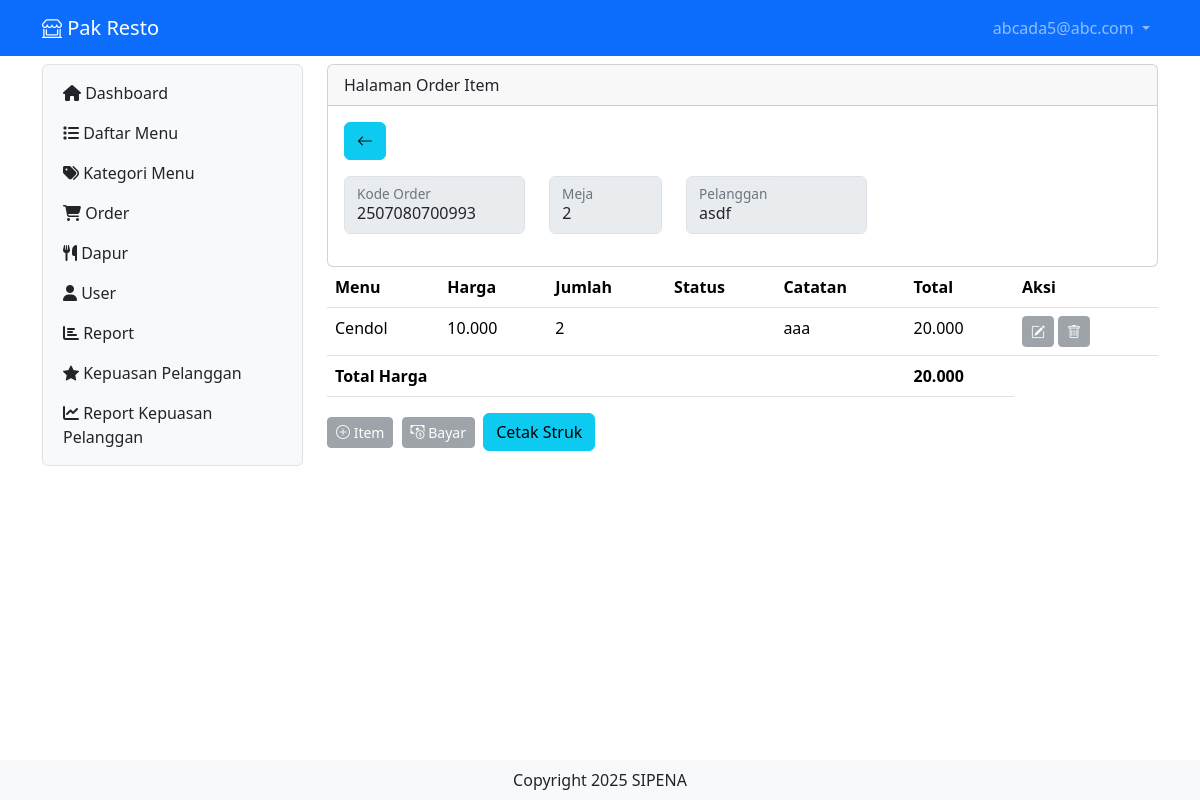
/?x=orderitem&order=2507080700993&meja=2&pelanggan=asdf (signed in), run on the app's committed database.
### tables this page shows
CREATE TABLE `user` (
  `id` int(11) NOT NULL,
  `username` varchar(200) NOT NULL,
  `password` varchar(200) NOT NULL,
  `level` int(1) NOT NULL,
  `nama` varchar(200) NOT NULL,
  `nohp` varchar(15) NOT NULL,
  `alamat` varchar(300) NOT NULL
);

CREATE TABLE `list_order` (
  `id_list_order` int(10) NOT NULL,
  `menu` int(10) NOT NULL,
  `kode_order` bigint(10) NOT NULL,
  `jumlah` int(10) NOT NULL,
  `catatan` varchar(1000) NOT NULL,
  `status` int(50) NOT NULL
);

CREATE TABLE `daftar_menu` (
  `id` int(10) NOT NULL,
  `foto` varchar(200) NOT NULL,
  `nama_menu` varchar(2000) NOT NULL,
  `keterangan` varchar(200) NOT NULL,
  `kategori` int(5) NOT NULL,
  `harga` varchar(100) NOT NULL,
  `stok` int(50) NOT NULL
);

### orderitem.php (the view, shortened to what this page needs)
<?php
   include 'proses/connect.php';
   $query = mysqli_query($conn, "SELECT *, SUM(harga * jumlah) AS harganya, tb_order.waktu_order FROM list_order
       LEFT JOIN tb_order ON tb_order.id_order = list_order.kode_order
       LEFT JOIN daftar_menu ON daftar_menu.id = list_order.menu
       LEFT JOIN bayar ON bayar.id_bayar = tb_order.id_order
       GROUP BY id_list_order
       HAVING list_order.kode_order = $_GET[order]");
   $kode = $_GET['order'];
   $meja = $_GET['meja'];
   $pelanggan = $_GET['pelanggan'];
   while ($record = mysqli_fetch_array($query)) {
       $result[] = $record;
   }
   $select_menu = mysqli_query($conn, "SELECT id,nama_menu FROM daftar_menu");
   ?>
<div class="col-lg-9 mt-2">
    <div class="card">
        <div class="card-header">
            Halaman Order Item
        </div>
        <div class="card-body">
            <a class="btn btn-info mb-3" href="order"><i class="bi bi-arrow-left"></i></a>
            <div class="row">
                <div class="col-lg-3">
                    <div class="form-floating mb-3">
                        <input disabled type="text" class="form-control" id="kodeorder" value="<?php echo $kode ?>">
                        <label for="uploadfoto">Kode Order</label>
                    </div>
                </div>
                <div class="col-lg-2">
                    <div class="form-floating mb-3">
                        <input disabled type="text" class="form-control" id="meja" value="<?php echo $meja ?>">
                        <label for="uploadfoto">Meja</label>
                    </div>
                </div>
                <div class="col-lg-3">
                    <div class="form-floating mb-3">
                        <input disabled type="text" class="form-control" id="pelanggan" value="<?php echo $pelanggan ?>">
                        <label for="uploadfoto">Pelanggan</label>
                    </div>
                </div>
            </div>
        </div>
    </div>
    <?php
       if (empty($result)) {
           echo "Data Menu Makanan atau Minuman tidak ada";
       } else {
           foreach ($result as $row) {
       ?>
            <div class="modal fade" id="ModalEdit<?php echo $row['id_list_order'] ?>" tabindex="-1" aria-labelledby="ModalEdit" aria-hidden="true">
                <div class="modal-dialog modal-lg modal-fullscreen-md-down">
                    <div class="modal-content">
                        <div class="modal-header">
                            <h1 class="modal-title fs-5" id="exampleModalLabel">Tambah Menu Makanan Dan Minuman</h1>
                            <button type="button" class="btn-close" data-bs-dismiss="modal" aria-label="Close"></button>
                        </div>
                        <div class="modal-body">
                            <form action="proses/proses_edit_orderitem.php" method="POST" class="needs-validation" novalidate>
                                <input type="hidden" name="id" value="<?php echo $row['id_list_order'] ?>">
                                <input type="hidden" name="kode_order" value="<?php echo $kode ?>">
                                <input type="hidden" name="meja" value="<?php echo $meja ?>">
                                <input type="hidden" name="pelanggan" value="<?php echo $pelanggan ?>">
                                <div class="row">
                                    <div class="col-lg-6">
                                        <div class="form-floating mb-3">
                                            <select class="form-select" name="menu" id="">
                                                <option selected hidden value="">Pilih Menu</option>
                                                <?php
                                                   foreach ($select_menu as $value) {
                                                       if ($row['menu'] == $value['id']) {
                                                           echo "<option selected value=$value[id]>$value[nama_menu]</option>";
                                                       } else {
                                                           echo "<option value=$value[id]>$value[nama_menu]</option>";
                                                       }
                                                   }
                                                   ?>
                                            </select>
                                            <label for="menu">Menu Makanan/Minuman</label>
                                            <div class="invalid-feedback">
                                                Pilih Menu
                                            </div>
                                        </div>
                                    </div>
                                    <div class="col-lg-4">
                                        <div class="form-floating mb-3">
                                            <input type="number" class="form-control" id="floatingInput" placeholder="jumlah" name="jumlah" required value="<?php echo $row['jumlah'] ?>">
                                            <label for="floatingInput">Jumlah Porsi</label>
                                            <div class="invalid-feedback">
                                                Masukkan Jumlah Porsi
                                            </div>
                                        </div>
                                    </div>
                                </div>
                                <div class="col-lg-12">
                                    <div class="form-floating mb-3">
                                        <input type="text" class="form-control" id="floatingInput" placeholder="catatan" name="catatan" required value="<?php echo $row['catatan'] ?>">
                                        <label for="floatingInput">Catatan</label>
                                        <div class="invalid-feedback">
                                            Masukkan Catatan
                                        </div>
                                    </div>
                                </div>
                        </div>
                        <div class="modal-footer">
                            <button type="button" class="btn btn-secondary" data-bs-dismiss="modal">Close</button>
                            <button type="submit" class="btn btn-primary" name="edit_orderitem_validate" value="12345">Save changes</button>
                        </div>
                        </form>
                    </div>
                </div>
            </div>
            <div class="modal fade" id="ModalDelet<?php echo $row['id_list_order'] ?>" tabindex="-1" aria-labelledby="ModalDelet" aria-hidden="true">
                <div class="modal-dialog modal-md modal-fullscreen-md-down">
                    <div class="modal-content">
                        <div class="modal-header">
                            <h1 class="modal-title fs-5" id="exampleModalLabel">Delete Data Menu</h1>
                            <button type="button" class="btn-close" data-bs-dismiss="modal" aria-label="Close"></button>
                        </div>
                        <div class="modal-body">
                            <form action="proses/proses_delete_orderitem.php" method="POST" class="needs-validation" novalidate>
                                <input type="hidden" value="<?php echo $row['id_list_order'] ?>" name="id">
                                <input type="hidden" name="kode_order" value="<?php echo $kode ?>">
                                <input type="hidden" name="meja" value="<?php echo $meja ?>">
                                <input type="hidden" name="pelanggan" value="<?php echo $pelanggan ?>">
                                <div class="col-lg-12">
                                    Apakah anda ingin menghapus menu <b><?php echo $row['nama_menu'] ?></b>
                                </div>
                                <div class="modal-footer">
                                    <button type="button" class="btn btn-secondary" data-bs-dismiss="modal">Close</button>
                                    <button type="submit" class="btn btn-danger" name="delete_orderitem_validate" value="12345">Hapus</button>
                                </div>
                            </form>
                        </div>
                    </div>
                </div>
            </div>
        <?php
           }
           ?>
                                    <?php
                                       $total = 0;
                                       foreach ($result as $row) {
                                       ?>
                                        <tr>
                                            <td><?php echo $row['nama_menu'] ?></td>
                                            <td><?php echo number_format($row['harga'], 0, ',', '.')  ?></td>
                                            <td><?php echo $row['jumlah'] ?></td>
                                            <td><?php echo $row['status'] ?></td>
                                            <td><?php echo $row['catatan'] ?></td>
                                            <td><?php echo number_format($row['harganya'], 0, ',', '.')  ?></td>
                                        </tr>
                                    <?php
                                           $total += $row['harganya'];
                                       } ?>
        <div class="table-responsive">
            <table class="table table-hover">
                <thead>
                    <tr class="text-nowrap">
                        <th scope="col">Menu</th>
                        <th scope="col">Harga</th>
                        <th scope="col">Jumlah</th>
                        <th scope="col">Status</th>
                        <th scope="col">Catatan</th>
                        <th scope="col">Total</th>
                        <th scope="col">Aksi</th>
                    </tr>
                </thead>
                <tbody>
                    <?php
                       $total = 0;
                       foreach ($result as $row) {
                       ?>
                        <tr>
                            <td><?php echo $row['nama_menu'] ?></td>
                            <td><?php echo number_format($row['harga'], 0, ',', '.')  ?></td>
                            <td><?php echo $row['jumlah'] ?></td>
                            <td>
                            </td>
                            <td><?php echo $row['catatan'] ?></td>
                            <td><?php echo number_format($row['harganya'], 0, ',', '.')  ?></td>
                            <td>
                                <div class="d-flex">
                                    <button class="<?php echo (!empty($row['id_bayar'])) ? " btn btn-secondary disabled" : "btn btn-warning" ?> btn-sm me-1" data-bs-toggle="modal" data-bs-target="#ModalEdit<?php echo $row['id_list_order'] ?>"><i class="bi bi-pencil-square"></i></button>
                                    <button class="<?php echo (!empty($row['id_bayar'])) ? " btn btn-secondary disabled" : "btn btn-danger " ?> btn-sm me-1" data-bs-toggle="modal" data-bs-target="#ModalDelet<?php echo $row['id_list_order'] ?>"><i class="bi bi-trash"></i></button>
                                </div>
                            </td>
                        </tr>
                    <?php
                           $total += $row['harganya'];
                       } ?>
                    <tr>
                        <td colspan="5" class="fw-bold">
                            Total Harga
                        </td>
                        <td class="fw-bold">
                            <?php echo number_format($total, 0, ',', '.')  ?>
                        </td>
                    </tr>
                </tbody>
            </table>
        </div>
    <?php } ?>
    <div class="mb-2">
   <button class="<?php echo (!empty($row['id_bayar'])) ? " btn btn-secondary disabled" : "btn btn-success" ?> btn-sm me-1" data-bs-toggle="modal" data-bs-target="#TambahItem"><i class="bi bi-plus-circle"></i> Item</button>
   <?php if ($_SESSION['level_pakresto'] == 1 || $_SESSION['level_pakresto'] == 2) { ?>
       <button class="<?php echo (!empty($row['id_bayar'])) ? " btn btn-secondary disabled" : "btn btn-primary" ?> btn-sm me-1" data-bs-toggle="modal" data-bs-target="#bayar"><i class="bi bi-cash-coin"></i> Bayar</button>
       <button onclick="printstruk()" class="btn btn-info">Cetak Struk</button>
   <?php } ?>
</div>
</div>
</div>

### header.php (shortened to what this page needs)
<?php
include "proses/connect.php";
$query = mysqli_query($conn, "SELECT * FROM user WHERE username='$_SESSION[username_pakresto]'");
?>
<nav class="navbar navbar-expand navbar-dark bg-primary sticky-top">
    <div class="container-lg">
        <a class="navbar-brand" href="."><i class="bi bi-shop-window"></i> Pak Resto</a>
        <div class="collapse navbar-collapse justify-content-end" id="navbarNavDropdown">
            <ul class="navbar-nav">
                <li class="nav-item dropdown">
                    <a class="nav-link dropdown-toggle" href="#" role="button" data-bs-toggle="dropdown" aria-expanded="false">
                        <?php
                        echo $hasil['username'];
                        ?>
                    </a>
                </li>
            </ul>
        </div>
    </div>
</nav>

### data on the page
user: username "abcada5@abc.com"
list_order: menu.nama_menu "Cendol", menu.harga "10.000", jumlah "2", catatan "aaa", harganya "20.000"

### other printed values
$total "20.000"
